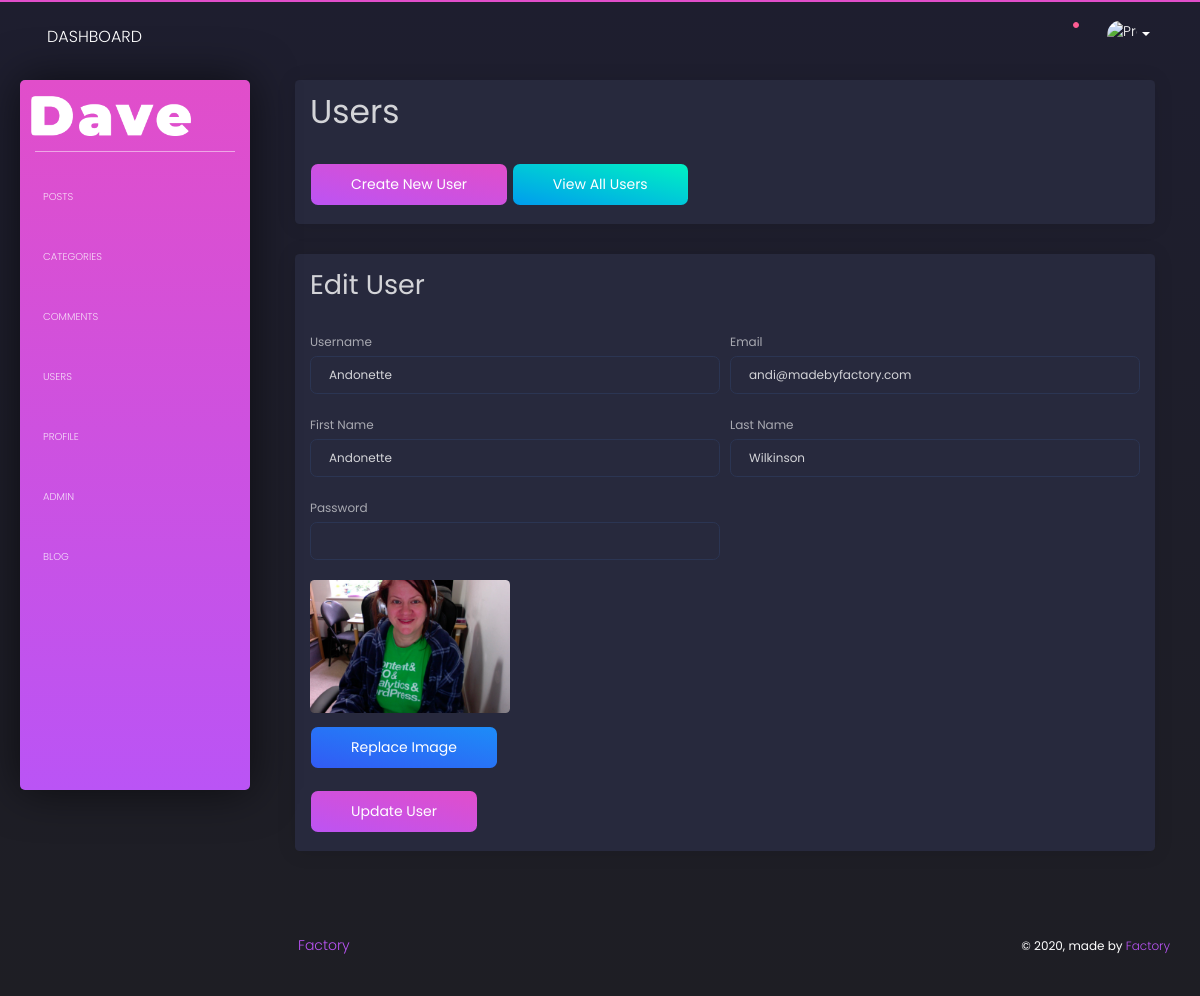
The app's page /admin/users.php?source=update_user&u_id=1 (signed in) with its own data.
### tables this page shows
CREATE TABLE `users` (
  `user_id` int(11) unsigned NOT NULL AUTO_INCREMENT,
  `user_name` varchar(255) DEFAULT NULL,
  `user_password` varchar(255) DEFAULT NULL,
  `user_firstname` varchar(255) DEFAULT NULL,
  `user_lastname` varchar(255) DEFAULT NULL,
  `user_email` varchar(255) DEFAULT NULL,
  `user_image` text,
  `user_role` varchar(255) DEFAULT NULL,
  `randSalt` varchar(255) DEFAULT NULL,
  PRIMARY KEY (`user_id`)
);

### admin/includes/users/update-user.php (the view, shortened to what this page needs)
<?php
global $connection;
if (isset($_GET['u_id'])) {
    $url_user_id = $_GET['u_id'];
    $query = "SELECT * FROM users WHERE user_id = $url_user_id";
    $select_user_by_id = mysqli_query($connection, $query);
    while ($row = mysqli_fetch_assoc($select_user_by_id)) {
        $user_name = $row['user_name'];
        $user_email = $row['user_email'];
        $user_firstname = $row['user_firstname'];
        $user_lastname = $row['user_lastname'];
        $user_image = $row['user_image'];
    }
} else {
    header("Location: index.php");
}
?>
<div class="card">
    <div class="card-body">
        <h2>Edit User</h2>
        <form action="" method="post" enctype="multipart/form-data">
            <div class="form-row">
                <div class="col-md-6 col-sm-12">
                    <div class="form-group">
                        <label for="user_name">Username</label>
                        <input type="text" class="form-control" name="user_name" value="<?php echo $user_name; ?>">
                    </div>
                </div>
                <div class="col-md-6 col-sm-12">
                    <div class="form-group">
                        <label for="user_email">Email</label>
                        <input type="email" class="form-control" name="user_email" value="<?php echo $user_email; ?>">
                    </div>
                </div>
            </div>
            <div class="form-row">
                <div class="col-md-6 col-sm-12">
                    <div class="form-group">
                        <label for="user_firstname">First Name</label>
                        <input type="text" class="form-control" name="user_firstname" value="<?php echo $user_firstname; ?>">
                    </div>
                </div>
                <div class="col-md-6 col-sm-12">
                    <div class="form-group">
                        <label for="user_lastname">Last Name</label>
                        <input type="text" class="form-control" name="user_lastname" value="<?php echo $user_lastname; ?>">
                    </div>
                </div>
            </div>
            <div class="form-row">
                <div class="col-md-6 col-sm-12">
                    <div class="form-group">
                        <label for="user_password">Password</label>
                        <input autocomplete="off" type="password" class="form-control" name="user_password" value="">
                    </div>
                </div>
            </div>
            <div class="form-row">
                <div class="col-md-6 col-sm-12">
                    <div class="form-group">
                        <img src="../images/users/<?php echo $user_image; ?>" alt="" style="max-width: 200px;">
                    </div>
                    <div class="form-group">
                        <label for="user_image"><span class="btn btn-info">Replace Image</span></label>
                    </div>
                </div>
            </div>
            <button type="submit" class="btn btn-primary" name="update_user">Update User</button>
        </form>
    </div>
</div>

### admin/css/style.css (style rules this page uses)
.btn { font-weight: 400 !important; font-size: 14px; }

### records on screen
users: user_name "Andonette", user_email "andi@madebyfactory.com", user_firstname "Andonette", user_lastname "Wilkinson"
